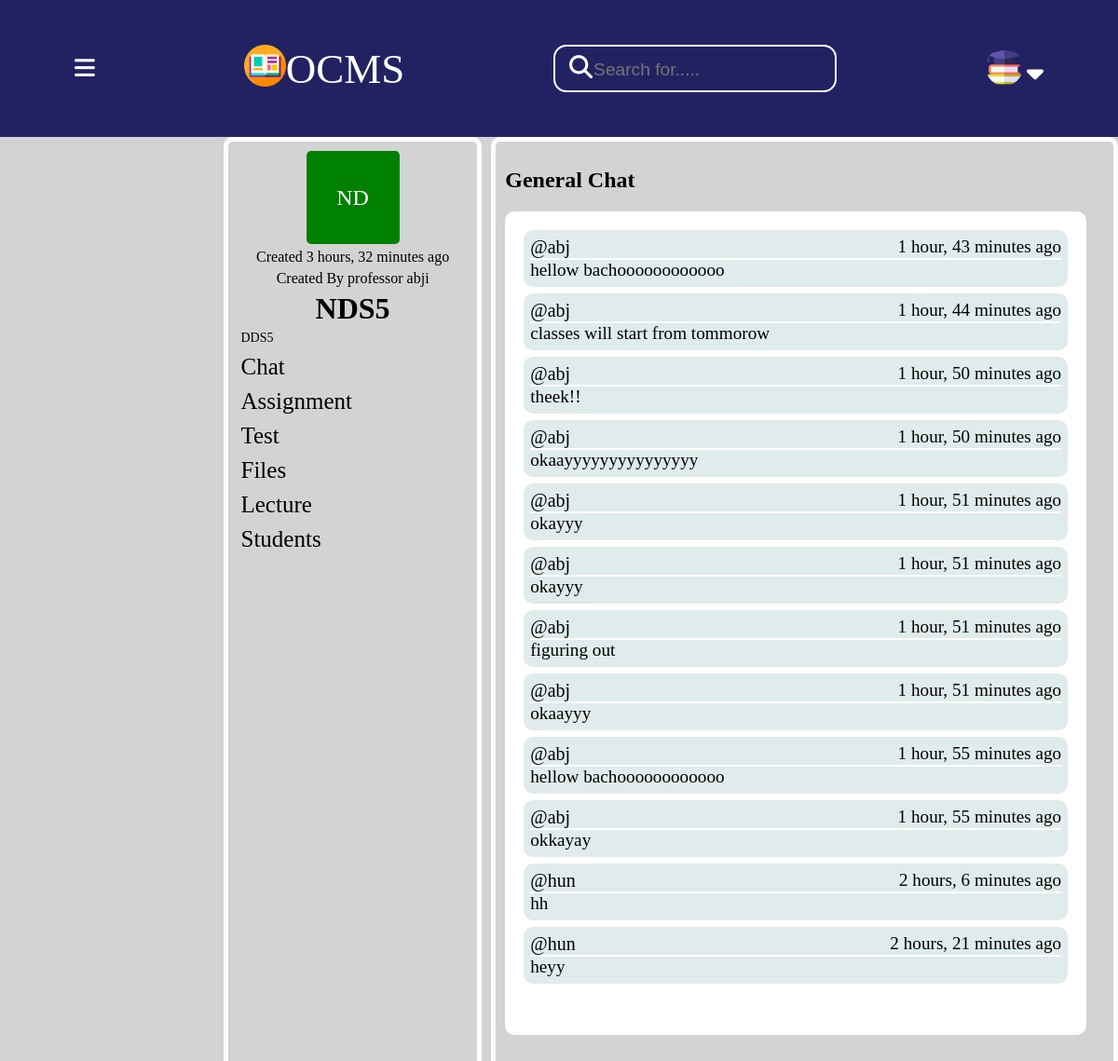
Screenshot of /sroom/11/ with the database file from the repository.
### base/models.py (models this page shows, shortened)
class Room(models.Model):
    course_id=models.CharField(max_length=100)
    teacher=models.CharField(max_length=100)
    name = models.CharField(max_length=200) #set it to host.subject_name during declaration by default
    description = models.TextField(null=True, blank=True)
    avatar = models.ImageField(null=True, default="avatar.svg")
    room_code=models.CharField(max_length=100)
    updated = models.DateTimeField(auto_now=True)
    created = models.DateTimeField(auto_now_add=True)
    class Meta:
        ordering = ['-updated', '-created']

class Message(models.Model):
    user = models.ForeignKey(User, on_delete=models.CASCADE)
    room = models.ForeignKey(Room, on_delete=models.CASCADE)
    body = models.TextField()
    updated = models.DateTimeField(auto_now=True)
    created = models.DateTimeField(auto_now_add=True)
    class Meta:
        ordering = ['-updated', 'created']

class User(AbstractUser):
    is_student = models.BooleanField(default=False)
    is_teacher = models.BooleanField(default=False)

### base/views.py (the view, shortened to what this page needs)
# urls.py: path('sroom/<str:pk>/',views.sroom,name="sroom"),
def sroom(request ,pk):
    room=Room.objects.get(id=pk)
    room_messages=room.message_set.all()
    participants=Student.objects.filter(rooms__id=pk)
    context={'room':room,'room_messages':room_messages,'participants':participants}
    return render(request,'base/sroom.html',context)

### base/templates/base/sroom.html (shortened to what this page needs)
{% include 'student_main.html' %}
{% block content %}
       <div class="bigcontainer">
        <div class="leftcontainer">
            <div class="classicon">
                {{ room.name|slice:":2" }}
            </div>
           <p>Created {{room.created | timesince}} ago</p>
           <p>Created By professor {{room.teacher}}</p>
            <div class="classname">
                <h1>{{room.name}} </h1>
            </div>
            <ul>
                <li class="opt" style="font-size: 14px;">
                    {{room.description}}
                </li>
                <li class="opt">
                    <a href="{% url 'sroom' room.id %}">Chat</a>
                </li>
                <li class="opt">
                  <a href="#">Assignment</a>
                </li>
                <li class="opt">
                 <a href="#">Test</a>
                </li>
                <li class="opt">
                   <a href="#">Files</a>
                </li>
                <li class="opt">
                    <a href="#">Lecture</a>
                </li>
                <li class="opt">
                    <a href="{% url 'rstudents' room.id %}">Students</a>
                </li>
            </ul>
        </div>
        <div class="rightcontainer">
            <div class="rightnav">
            <h2>General Chat</h2>
        </div>
        <div class="messagebox">
            {% for message in room_messages %}
            <div class="mes">
              <div class="messager">
                <p>@{{message.user}}</p>
                <p>{{message.created | timesince}} ago</p>
              </div>
              <p>{{message.body}}</p>
        </div>
        {% endfor %}
       </div>
{% endblock content %}

### static/styles/portal.css (style rules this page uses)
* { margin: 0; border: 0; box-sizing: border-box; }
body { height: 100vh; width: 100vw; display: flex; flex-direction: column; }
.bigcontainer { min-height: 100vh; position: absolute; top: 10vh; width: 100vw; display: flex; background-color:lightgray; gap: 10px; }
.leftcontainer { margin-left:20vw; width: 40%; display: flex; flex-direction: column; gap: 5px; padding-top: 10px; align-items: center; border: 5px solid white; padding: 10px; border-radius: 10px; }
.classicon { height: 100px; width: 100px; display: flex; justify-content: center; align-items: center; color: white; font-size:x-large; border-radius: 5px; background-color: green; }
.leftcontainer ul { display: flex; flex-direction: column; gap: 9px; position: relative; right: 6.7vw; }
.leftcontainer ul li { list-style: none; font-size:25px; }
.leftcontainer ul li a { text-decoration: none; color: #000; }
.rightcontainer { width: 100%; border: 5px solid white; padding: 10px; border-radius: 10px; }
.messagebox { overflow-y: scroll; margin-top:3%; height: 60vh; width: 52vw; background-color:white; padding: 20px; border-radius: 10px; display: flex; flex-direction: column; gap:7px; }
.mes { padding: 7px; background-color:#e0ebeb; color: black; font-size: larger; border-radius: 10px; display: flex; flex-direction: column; flex-wrap: wrap; }
.messager { display: flex; justify-content: space-between; border-bottom: 2px solid white; }
.messager :nth-child(1) { font-size: 20px; }

### rows the page displays
Room: name "ND", created "3 hours, 32 minutes", teacher "abji", name "NDS5", description "DDS5"
Message: user "abj", created "1 hour, 43 minutes", body "hellow bachoooooooooooo"
Message: user "abj", created "1 hour, 44 minutes", body "classes will start from tommorow"
Message: user "abj", created "1 hour, 50 minutes", body "theek!!"
Message: user "abj", created "1 hour, 50 minutes", body "okaayyyyyyyyyyyyyyy"
Message: user "abj", created "1 hour, 51 minutes", body "okayyy"
Message: user "abj", created "1 hour, 51 minutes", body "okayyy"
Message: user "abj", created "1 hour, 51 minutes", body "figuring out"
Message: user "abj", created "1 hour, 51 minutes", body "okaayyy"
Message: user "abj", created "1 hour, 55 minutes", body "hellow bachoooooooooooo"
Message: user "abj", created "1 hour, 55 minutes", body "okkayay"
Message: user "hun", created "2 hours, 6 minutes", body "hh"
Message: user "hun", created "2 hours, 21 minutes", body "heyy"
